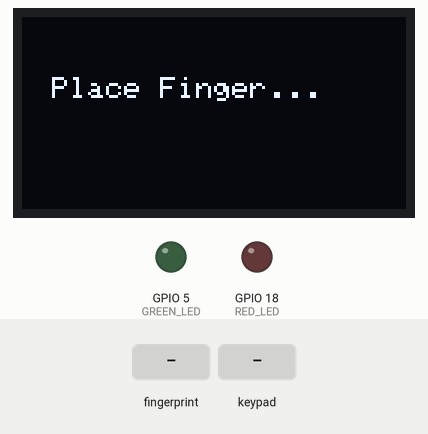
A sketch run on a simulated ESP32. Shown: 128×64 one-colour display, output pins drawn as LEDs (lit = HIGH). Inputs (shaded band) come from the test bench. What the sketch prints to the serial monitor is not drawn.

Above: at 4.2 s.
4.3 s: finger stored as number 1 placed on the sensor
At 6.1 s:
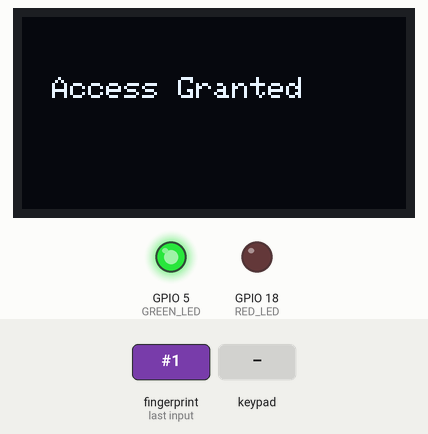
7.3 s: key '#' pressed
At 7.8 s:
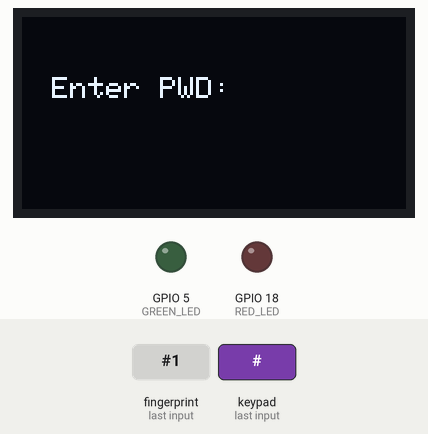
8.8 s: keypad keys 1 2 3 # pressed 0.4 s apart
At 11.1 s:
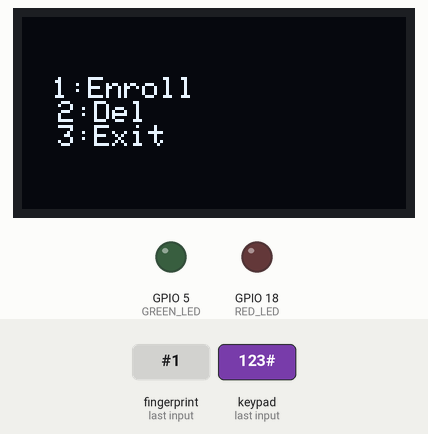
11.9 s: keypad keys 1 3 1 2 1 4 2 7 # pressed 0.4 s apart
At 12.12 s:
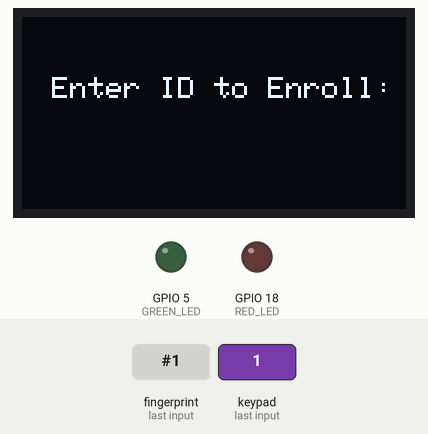
17.0 s: finger stored as number 1 placed on the sensor
At 18.3 s:
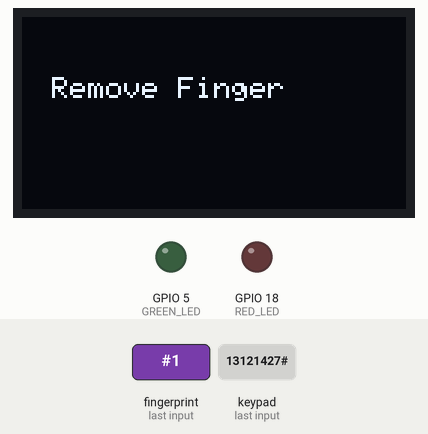
20.0 s: finger stored as number 1 placed on the sensor
At 21.6 s:
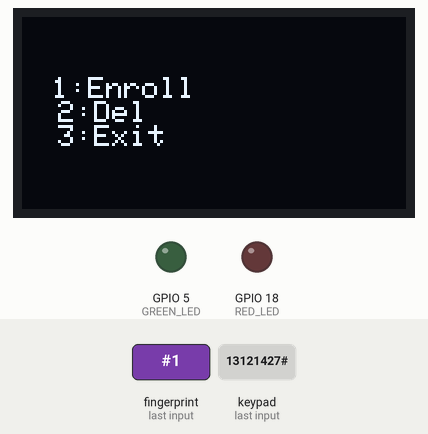
Timing chart, 0 to 22.8 s (numbered marks = the images above; inputs shaded):
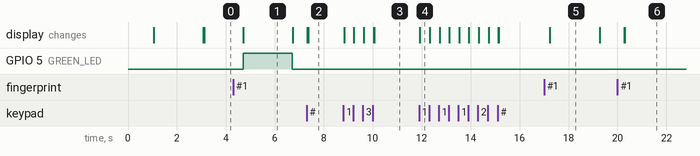

The sketch:

demo.ino
```cpp
#include <Wire.h>
#include <Adafruit_SSD1306.h>
#include <Keypad.h>
#include <Adafruit_Fingerprint.h>
#include <HardwareSerial.h>

#define SCREEN_WIDTH 128
#define SCREEN_HEIGHT 64
#define OLED_RESET    -1  // Reset pin not used
Adafruit_SSD1306 display(SCREEN_WIDTH, SCREEN_HEIGHT, &Wire, OLED_RESET);

#define GREEN_LED 5  // Green LED (Success)
#define RED_LED 18   // Red LED (Failure)

bool inAdminMode = false;  // Flag to track admin mode

// Keypad Setup
const byte ROWS = 4;
const byte COLS = 4;
char keys[ROWS][COLS] = {
  {'1', '2', '3', 'A'},
  {'4', '5', '6', 'B'},
  {'7', '8', '9', 'C'},
  {'*', '0', '#', 'D'}
};
byte rowPins[ROWS] = {13, 12, 14, 27};
byte colPins[COLS] = {26, 25, 33, 32};
Keypad keypad = Keypad(makeKeymap(keys), rowPins, colPins, ROWS, COLS);

// Fingerprint Sensor Setup
HardwareSerial mySerial(2);
Adafruit_Fingerprint finger = Adafruit_Fingerprint(&mySerial);

void setup() {
  Serial.begin(115200);
  Serial.println("Initializing Fingerprint Sensor...");

  pinMode(GREEN_LED, OUTPUT);
  pinMode(RED_LED, OUTPUT);
  digitalWrite(GREEN_LED, LOW);
  digitalWrite(RED_LED, LOW);

  mySerial.begin(57600, SERIAL_8N1, 16, 17);
  finger.begin(57600);

  // Initialize OLED display
  if (!display.begin(SSD1306_SWITCHCAPVCC, 0x3C)) {
    Serial.println(F("SSD1306 allocation failed"));
    while (1);
  }

  displayMessage("System Ready");
  delay(2000);

  if (finger.verifyPassword()) {
    Serial.println("Fingerprint sensor detected!");
    displayMessage("Fingerprint OK!");
  } else {
    Serial.println("Fingerprint sensor NOT found!");
    displayMessage("Sensor Error!");
    while (1);
  }
}

void loop() {
  char key = keypad.getKey();

  if (key == '#' && !inAdminMode) {
    handleAdminMode();
  }

  if (!inAdminMode) {
    searchFingerprint();
  }
}

// Function to search for a fingerprint
void searchFingerprint() {
  Serial.println("\nPlace your finger to search...");
  displayMessage("Place Finger...");

  int p = finger.getImage();
  if (p == FINGERPRINT_NOFINGER) {
    return;
  }

  if (p != FINGERPRINT_OK) {
    Serial.println("Error capturing image");
    return;
  }

  Serial.println("Image captured");
  p = finger.image2Tz(1);
  if (p != FINGERPRINT_OK) {
    Serial.println("Error processing image");
    return;
  }

  p = finger.fingerSearch();
  if (p == FINGERPRINT_OK) {
    Serial.print("Fingerprint found! ID: ");
    Serial.println(finger.fingerID);
    displayMessage("Access Granted");
    digitalWrite(GREEN_LED, HIGH);
    digitalWrite(RED_LED, LOW);
  } else {
    Serial.println("Fingerprint not found");
    displayMessage("Access Denied");
    digitalWrite(RED_LED, HIGH);
    digitalWrite(GREEN_LED, LOW);
  }

  delay(2000);
  digitalWrite(GREEN_LED, LOW);
  digitalWrite(RED_LED, LOW);
}

// Function to handle admin access
void handleAdminMode() {
  inAdminMode = true;
  Serial.println("\nEnter Admin Password: ");
  displayMessage("Enter Admin PWD");

  String adminPass = getAdminPassword();

  if (adminPass == "123") {
    showAdminMenu();
  } else {
    Serial.println("Incorrect password. Resuming fingerprint search...");
    displayMessage("Wrong Password!");
    delay(2000);
    inAdminMode = false;
  }
}

// Function to get admin password from keypad
String getAdminPassword() {
  String password = "";
  char key;
  display.clearDisplay();
  display.setTextSize(1);
  display.setCursor(10, 20);
  display.print("Enter PWD: ");
  display.display();

  while (true) {
    key = keypad.getKey();
    if (key && key >= '0' && key <= '9') {
      password += key;
      Serial.print("*");
      display.print("*");
      display.display();
    } else if (key == '#') {
      Serial.println();
      return password;
    }
  }
}

// Function to show admin menu
void showAdminMenu() {
  Serial.println("\nAdmin Access Granted!");
  displayMessage("Admin Mode");

  while (true) {
    Serial.println("1: Enroll Fingerprint");
    Serial.println("2: Delete Fingerprint");
    Serial.println("3: Exit");
    displayMessage("1:Enroll             2:Del                3:Exit");

    char key = waitForKey();
    Serial.print("Selected: "); Serial.println(key);

    if (key == '1') {
      int id = getIDFromKeypad("Enter ID to Enroll:");
      enrollFingerprint(id);
    } else if (key == '2') {
      int delID = getIDFromKeypad("Enter ID to Delete:");
      deleteFingerprint(delID);
    } else if (key == '3') {
      Serial.println("Exiting Admin Mode...");
      inAdminMode = false;
      displayMessage("Exiting...");
      delay(2000);
      return;
    }
  }
}

// Function to enroll a fingerprint
void enrollFingerprint(int id) {
  displayMessage("Enroll ID: " + String(id));

  Serial.print("Place your finger for ID "); Serial.println(id);
  displayMessage("Place Finger");

  int p = -1;
  while (p != FINGERPRINT_OK) {
    p = finger.getImage();
  }

  Serial.println("First image captured");
  p = finger.image2Tz(1);
  if (p != FINGERPRINT_OK) return;

  Serial.println("Remove your finger...");
  displayMessage("Remove Finger");
  delay(2000);

  Serial.println("Place the same finger again...");
  displayMessage("Place Same Finger");
  p = -1;
  while (p != FINGERPRINT_OK) {
    p = finger.getImage();
  }

  Serial.println("Second image captured");
  p = finger.image2Tz(2);
  if (p != FINGERPRINT_OK) return;

  p = finger.createModel();
  if (p != FINGERPRINT_OK) return;

  p = finger.storeModel(id);
  if (p == FINGERPRINT_OK) {
    Serial.println("Fingerprint stored successfully!");
    displayMessage("Enroll Success!");
  } else {
    Serial.println("Error storing fingerprint.");
    displayMessage("Enroll Failed!");
  }
}

// Function to delete a fingerprint
void deleteFingerprint(int id) {
  displayMessage("Deleting ID: " + String(id));
  int p = finger.deleteModel(id);
  if (p == FINGERPRINT_OK) {
    Serial.println("Fingerprint deleted successfully!");
    displayMessage("Deleted Successfully!");
  } else {
    Serial.println("Error deleting fingerprint");
    displayMessage("Delete Failed!");
  }
}

// Function to display messages on OLED
void displayMessage(String message) {
  display.clearDisplay();
  display.setTextSize(1);
  display.setTextColor(WHITE);
  display.setCursor(10, 20);
  display.println(message);
  display.display();
}

// Function to wait for a key press
char waitForKey() {
  char key = 0;
  while (!key) key = keypad.getKey();
  return key;
}

// Function to get an ID from keypad with live display
int getIDFromKeypad(String prompt) {
  int id = 0;
  char key;
  displayMessage(prompt);

  while (true) {
    key = keypad.getKey();
    if (key >= '0' && key <= '9') {
      id = id * 10 + (key - '0');
      displayMessage(prompt + "\n" + String(id));
    } else if (key == '#') {
      return id;
    }
  }
}
```

Measured:
- after the input at 4.3 s, GPIO 5 (GREEN_LED): LOW → HIGH after 0.40 s, → LOW 2.0 s later; the display: changes after 0.40 s (image 1)
- after the input at 7.3 s, the display: first changes at once (image 2 shows a later state)
- after the input at 8.8 s, the display: first changes at once (image 3 shows a later state)
- after the input at 11.9 s, the display: changes at once (image 4)
- after the input at 17.0 s, the display: changes after 0.24 s (image 5)
- after the input at 20.0 s, the display: first changes after 0.28 s (image 6 shows a later state)
- what the display in image 1 shows lasts 2.0 s, from 4.7 s to 6.7 s
